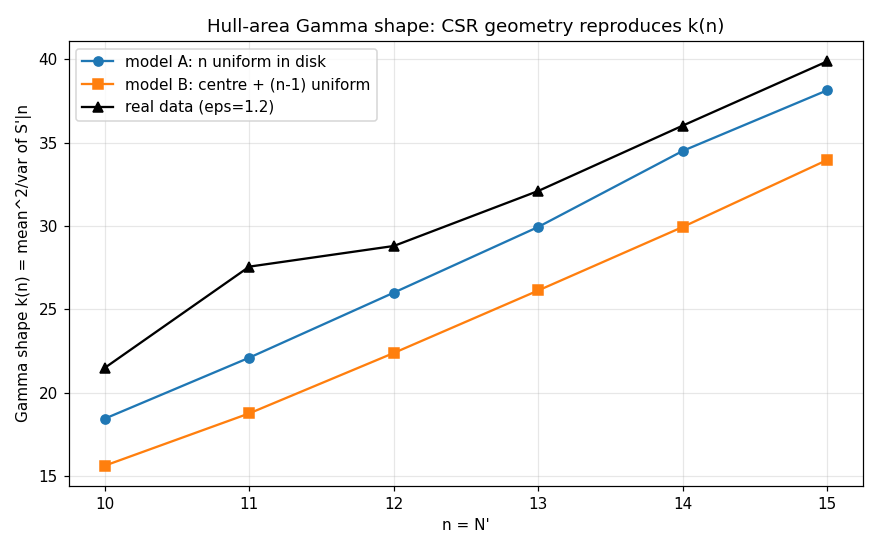

Python code for this plot:
#!/usr/bin/env python3
"""T3 — First-principles hull-area geometry of a DBSCAN cluster under CSR.

Finding #2 reduced everything to S'|n ~ Gamma(k(n), scale ∝ eps^2). Can we DERIVE
that from stochastic geometry, with no DBSCAN at all?

Generative model (CSR + Poisson conditioning):
  Pick a core point p. Under complete spatial randomness, conditioned on there being
  m = n-1 other points within distance eps of p, those m points are i.i.d. UNIFORM in
  the disk of radius eps centred at p. So a minimal cluster ≈ {p} ∪ {m uniform in disk(eps)}.
  Its convex hull area, in units of eps^2, is a pure dimensionless random variable.

We MC three models and compare to the real data's <S'|n>/eps^2 and k(n)=mean^2/var:
  A: n points uniform in disk(radius 1)                  (no special core)
  B: 1 centre point + (n-1) uniform in disk(radius 1)    (single-core CSR-conditioned)
  C: small real DBSCAN sim (to measure chaining inflation vs B)

Everything is dimensionless (radius 1); multiply areas by eps^2 to compare to data.
Cheap: no large sim, ~5e4 hull computations per n. Writes CSV + plot to analysis/.
"""
import os
import numpy as np
from numpy.random import default_rng
from scipy.spatial import ConvexHull
from scipy import stats
from sklearn.cluster import DBSCAN
import matplotlib
matplotlib.use("Agg")
import matplotlib.pyplot as plt

OUT = os.path.dirname(__file__)
N_FULL, RAD = 10000, 100
LAM0 = N_FULL / (np.pi * RAD ** 2)
rng = default_rng(20260530)


def unit_disk(m, rng):
    r = np.sqrt(rng.uniform(size=m)); th = 2 * np.pi * rng.uniform(size=m)
    return np.column_stack((r * np.cos(th), r * np.sin(th)))


def hull_area(pts):
    if len(pts) < 3:
        return 0.0
    try:
        return ConvexHull(pts).volume
    except Exception:
        return 0.0


def mc_model(kind, n, trials=50000):
    """Return array of hull areas (radius-1 units)."""
    areas = np.empty(trials)
    for i in range(trials):
        if kind == "A":
            pts = unit_disk(n, rng)
        else:  # B: centre + (n-1) uniform
            pts = np.vstack(([[0.0, 0.0]], unit_disk(n - 1, rng)))
        areas[i] = hull_area(pts)
    return areas


def real_data_ref():
    """<S'|n>/eps^2 and k(n) from real data at eps=1.20 (representative)."""
    import pandas as pd
    eps = 1.20
    df = pd.read_csv(os.path.join(OUT, "..", "simdata", "v2",
                                  f"simulation_data_N{N_FULL}_radius{RAD}_eps{eps:.2f}.csv"))
    d = df[(df.S_prime != -1) & (df.N_prime != -1)]
    out = {}
    for n in range(10, 16):
        s = d[d.N_prime == n].S_prime.values / eps ** 2
        if len(s) > 500:
            out[n] = (s.mean(), s.mean() ** 2 / s.var())
    return out


def main():
    ref = real_data_ref()
    print("=== hull area in eps^2 units: models vs real data (eps=1.20) ===")
    print("  n |  modelA mean(k) | modelB mean(k) |  DATA mean(k)")
    rows = []
    for n in range(10, 16):
        aA = mc_model("A", n, 40000)
        aB = mc_model("B", n, 40000)
        kA = aA.mean() ** 2 / aA.var()
        kB = aB.mean() ** 2 / aB.var()
        dat = ref.get(n, (np.nan, np.nan))
        rows.append(dict(n=n, A_mean=aA.mean(), A_k=kA, B_mean=aB.mean(), B_k=kB,
                         data_mean=dat[0], data_k=dat[1]))
        print(f"  {n:2d} |  {aA.mean():.3f} ({kA:5.1f}) |  {aB.mean():.3f} ({kB:5.1f}) | "
              f" {dat[0]:.3f} ({dat[1]:5.1f})")
    import pandas as pd
    R = pd.DataFrame(rows)
    R.to_csv(os.path.join(OUT, "hull_geometry.csv"), index=False)

    # k(n) slopes
    for col, name in [("A_k", "model A"), ("B_k", "model B"), ("data_k", "data")]:
        m = R.dropna(subset=[col])
        if len(m) >= 3:
            a, b = np.polyfit(m.n, m[col], 1)
            print(f"  k(n) {name:8s}: {a:.2f}*n + ({b:.2f})  -> k(10)={a*10+b:.1f}")

    # --- Model C: tiny real DBSCAN sim, measure chaining inflation of S'|10 vs model B ---
    print("\n=== Model C: real DBSCAN minimal-cluster hull area (eps=1.2, radius-1 units) ===")
    eps = 1.2
    s10 = []
    for _ in range(3000):
        pts = unit_disk_full(N_FULL, RAD, rng)
        lab = DBSCAN(eps=eps, min_samples=10).fit(pts).labels_
        for L in set(lab):
            if L == -1:
                continue
            cp = pts[lab == L]
            if len(cp) == 10:
                s10.append(hull_area(cp) / eps ** 2)
        if len(s10) > 4000:
            break
    s10 = np.array(s10)
    print(f"  DBSCAN n=10 clusters: {len(s10)} found, mean(S'/eps^2)={s10.mean():.3f}, "
          f"k={s10.mean()**2/s10.var():.1f}")
    bmean = R[R.n == 10].B_mean.values[0]
    print(f"  model B (centre + 9 uniform): mean={bmean:.3f}")
    print(f"  chaining inflation DBSCAN/modelB = {s10.mean()/bmean:.3f}")
    print(f"  (data <S'|10>/eps^2 = {ref[10][0]:.3f})")

    # plot k(n)
    fig, ax = plt.subplots(figsize=(8, 5))
    ax.plot(R.n, R.A_k, "o-", label="model A: n uniform in disk")
    ax.plot(R.n, R.B_k, "s-", label="model B: centre + (n-1) uniform")
    ax.plot(R.dropna(subset=["data_k"]).n, R.dropna(subset=["data_k"]).data_k, "k^-", label="real data (eps=1.2)")
    ax.set_xlabel("n = N'"); ax.set_ylabel("Gamma shape k(n) = mean^2/var of S'|n")
    ax.legend(); ax.grid(alpha=0.3); ax.set_title("Hull-area Gamma shape: CSR geometry reproduces k(n)")
    fig.tight_layout(); fig.savefig(os.path.join(OUT, "hull_geometry.png"), dpi=110); plt.close(fig)
    print("\nwrote hull_geometry.csv, hull_geometry.png")


def unit_disk_full(N, RAD, rng):
    r = RAD * np.sqrt(rng.uniform(size=N)); th = 2 * np.pi * rng.uniform(size=N)
    return np.column_stack((r * np.cos(th), r * np.sin(th)))


if __name__ == "__main__":
    main()
